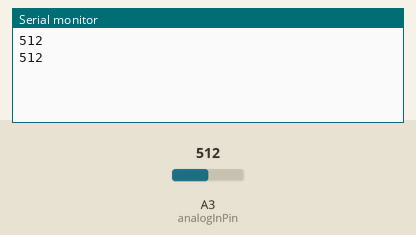
Simulated run of this sketch. Board: Arduino Uno, built with avr-gcc and run on an emulated ATmega328P. Shown: the last lines printed to the serial monitor. The test bench sets the inputs (shaded band); at power-on: A3 (analogInPin) = 512.

Above: at 1.8 s.
1.9 s: A3 (analogInPin) set to 716
At 2.4 s:
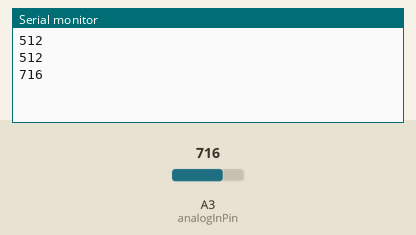
3.4 s: A3 (analogInPin) set to 900
At 4.8 s:
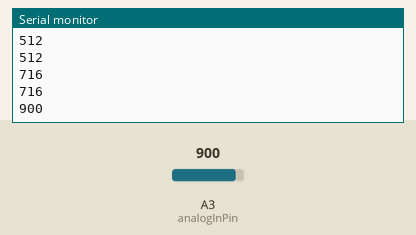
Timing chart, 0 to 6.4 s (numbered marks = the images above; inputs shaded):
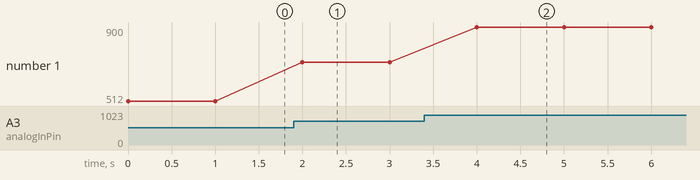

The sketch:

ADC.ino
```cpp
int analogInPin = A3;//A0, A1, A2, A3

void setup() {
  Serial.begin(9600);
}

void loop() {
  int val = analogRead(analogInPin);
  Serial.println(val);
  delay(1000);
}
```

Measured:
- after the input at 1.9 s, the serial monitor: prints a new line after 0.10 s (image 1)
- after the input at 3.4 s, the serial monitor: prints a new line after 0.60 s (image 2)
- plotted number 1: 512 → 716 after the input at 1.9 s, 716 → 900 after the input at 3.4 s
